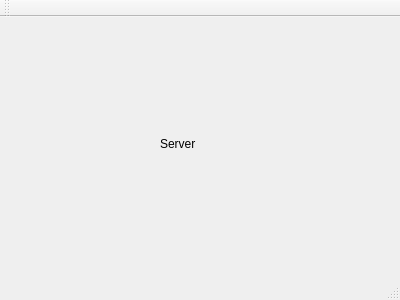
<?xml version="1.0" encoding="UTF-8"?>
<ui version="4.0">
 <class>MainWindow</class>
 <widget class="QMainWindow" name="MainWindow">
  <property name="geometry">
   <rect>
    <x>0</x>
    <y>0</y>
    <width>400</width>
    <height>300</height>
   </rect>
  </property>
  <property name="windowTitle">
   <string>MainWindow</string>
  </property>
  <widget class="QWidget" name="centralWidget">
   <widget class="QLabel" name="label">
    <property name="geometry">
     <rect>
      <x>160</x>
      <y>120</y>
      <width>47</width>
      <height>13</height>
     </rect>
    </property>
    <property name="text">
     <string>Server</string>
    </property>
   </widget>
  </widget>
  <widget class="QMenuBar" name="menuBar">
   <property name="geometry">
    <rect>
     <x>0</x>
     <y>0</y>
     <width>400</width>
     <height>21</height>
    </rect>
   </property>
  </widget>
  <widget class="QToolBar" name="mainToolBar">
   <attribute name="toolBarArea">
    <enum>TopToolBarArea</enum>
   </attribute>
   <attribute name="toolBarBreak">
    <bool>false</bool>
   </attribute>
  </widget>
  <widget class="QStatusBar" name="statusBar"/>
 </widget>
 <layoutdefault spacing="6" margin="11"/>
 <resources/>
 <connections/>
</ui>
